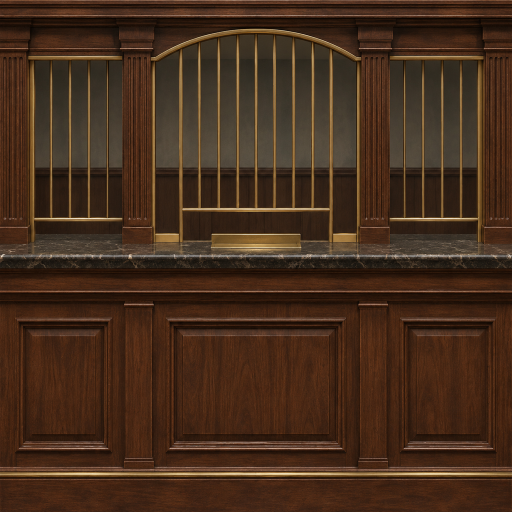
#> input picture client-mods/bank/src/bank_teller_counter.png, 1024 x 1024 px (shown at 1/2 size); its folder holds 6 pictures in this run
$ python build_interiors.py ../bank/src/bank_marble_dark1.png ../bank/src/bank_marble_dark2.png
#> lines starting #> are read from the running program, lines starting #| are printed output that depends on the picture
### client-mods/tools/txdpatch.py
# Replace textures inside an existing RW TXD with A8R8G8B8 rasters (with mipmaps).
import struct, sys
from PIL import Image
import os; sys.path.insert(0, os.path.dirname(os.path.abspath(__file__))); import rw
def hdr(t,data,ver): return struct.pack('<III',t,len(data),ver)+data
# [12 lines left out: function native, not called in this run]
def patch(src,dst,repl):
    b=open(src,'rb').read()
    out=b''; done=set()
    for t,s,e in rw.chunks(b,0,len(b)):
        ver=struct.unpack_from('<I',b,s-4)[0]
        if t!=0x16: out+=b[s-12:e]; continue
        body=b''
        for ct,cs,ce in rw.chunks(b,s,e):
            cver=struct.unpack_from('<I',b,cs-4)[0]
            if ct==0x15:
                st=next(x for x in rw.chunks(b,cs,ce) if x[0]==1); ss=st[1]
                filt=struct.unpack_from('<I',b,ss+4)[0]
                name=b[ss+8:ss+40].split(b'\0')[0].decode('latin1'); mask=b[ss+40:ss+72].split(b'\0')[0].decode('latin1')
                if name in repl:
                    body+=native(name,mask,repl[name],filt,cver); done.add(name); continue
            body+=b[cs-12:ce]
        out+=hdr(0x16,body,ver)
    missing=set(repl)-done
    assert not missing, missing
    open(dst,'wb').write(out)

# Read textures of a TXD into PIL images: {name: Image}. Supports DXT1/DXT3 and 8888 (D3D8/D3D9).
def _c565(c): return ((c>>11&31)*255//31,(c>>5&63)*255//63,(c&31)*255//31)
# [33 lines left out: functions _dxt, read, not called in this run]

### client-mods/tools/build_interiors.py
# Собирает txd интерьеров банка, бара Ten Green Bottles и 24/7 из оригиналов gta_int.img
# и наших картинок из ../bank/src, ../bar/src, ../shop/src.
#   python build_interiors.py <папка с оригинальными txd> <папка для результата>
# Нужны оригиналы: papaerchaseoffice.txd, cj_bar2.txd, genintint711_1.txd, 711c.txd,
# cj_ss_1.txd, cj_ss_2.txd. Оригинальные файлы GTA в репозиторий не кладём.
import os, sys
from PIL import Image
HERE = os.path.dirname(os.path.abspath(__file__)); sys.path.insert(0, HERE)
import txdpatch
ROOT = os.path.join(HERE, '..')
L = lambda d, n: Image.open(os.path.join(ROOT, d, 'src', n)).convert('RGB')
#> further down, teller is the input picture: PIL image 1024x1024 RGB; mean R, G, B 69.7, 45.5, 28.4
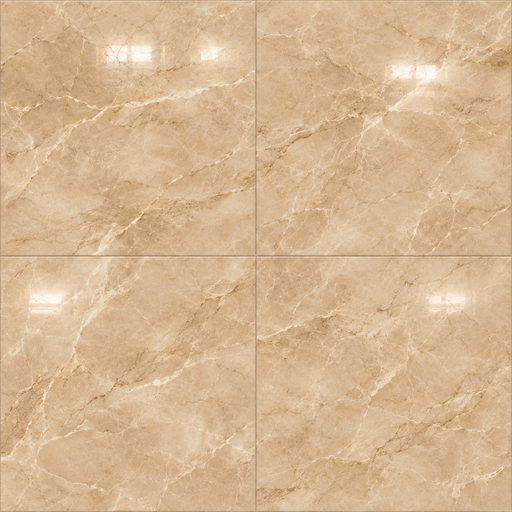
#> input picture client-mods/bank/src/bank_marble_beige.png, 512 x 512 px
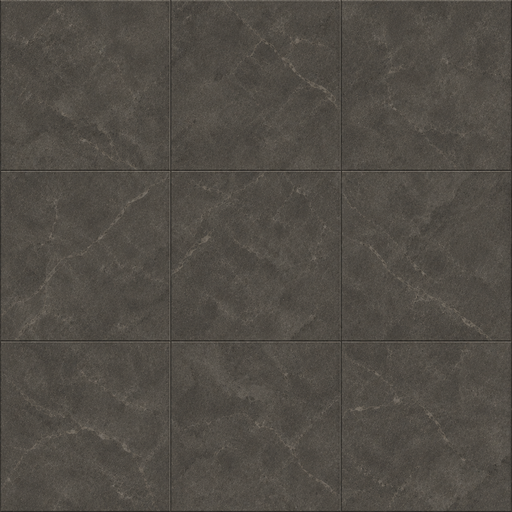
#> input picture client-mods/bank/src/bank_marble_dark.png, 512 x 512 px
src_dir, out_dir = sys.argv[1], sys.argv[2]
os.makedirs(out_dir, exist_ok=True)
sq = lambda im, s: im.resize((s, s), Image.LANCZOS)
def P(name, repl):
    txdpatch.patch(os.path.join(src_dir, name), os.path.join(out_dir, name), repl)

# Банк (интерьер «Планировочного отдела», int 3): пол — мрамор, деревянные стойки — панели стойки кассира.
teller = L('bank', 'bank_teller_counter.png')
#> (the run stopped early here; a loop or call above may not have finished)
